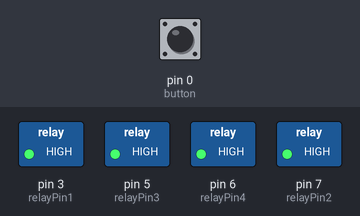
Bench run of a sketch on a simulated Arduino Uno, built with avr-gcc and run on an emulated ATmega328P. Parts: switched loads named in the sketch (green lamp = pin HIGH). The test bench sets the inputs (shaded band); at power-on: pin 0 (button) HIGH.

Above: at 1.2 s.
1.3 s: pin 0 (button) pulled LOW for 0.15 s
At 1.9 s:
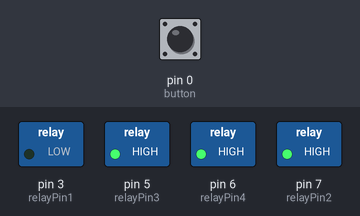
At 31.9 s:
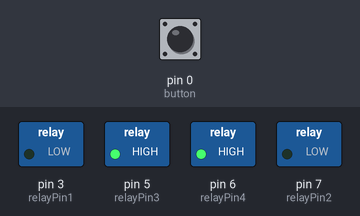
Timing chart, 0 to 52.8 s (numbered marks = the images above; inputs shaded):
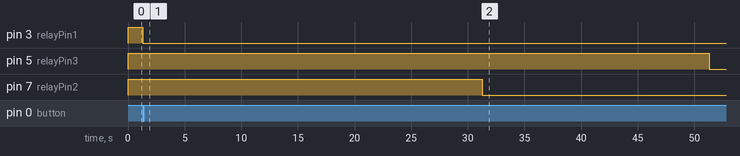

Measured:
- after the input at 1.3 s, pin 3 (relayPin1): HIGH → LOW at once; pin 5 (relayPin3): HIGH → LOW after 50.0 s; pin 7 (relayPin2): HIGH → LOW after 30.0 s

The sketch:

stendPAR.ino
```cpp
int button = 0; // сигнал кнопки, 2 провод в землю

const byte relayPin1 = 3; // вода (синий)
const byte relayPin2 = 7; // воздух (зеленый)
const byte relayPin3 = 5; // топка (желтый мерцание)
const byte relayPin4 = 6; // паронагреватель (красный)


void setup() {

 pinMode(button, INPUT); // назначение кнопки (контакты)

 pinMode(relayPin1, OUTPUT);  // назначение реле
 pinMode(relayPin2, OUTPUT);  // назначение реле
 pinMode(relayPin3, OUTPUT);  // назначение реле
 pinMode(relayPin4, OUTPUT);  // назначение реле

 digitalWrite(relayPin1, HIGH); // реле в выключенное состояние при включении ардуино
 digitalWrite(relayPin2, HIGH); // реле в выключенное состояние при включении ардуино
 digitalWrite(relayPin3, HIGH); // реле в выключенное состояние при включении ардуино
 digitalWrite(relayPin4, HIGH); // реле в выключенное состояние при включении ардуино


}

void loop() {
  if (digitalRead(button) == LOW ) { // при замыкании контактов запускаются таймеры с включением лампочек по очереди
  digitalWrite(relayPin1, LOW); //включение синей лампы
  delay(30000); // задержка 30 секунд
  digitalWrite(relayPin2, LOW); //включение зеленой лампы
  delay(20000); // задержка 20 секунд
  digitalWrite(relayPin3, LOW); //желтая лампа
  delay(30000); // задержка 30 секунд
  digitalWrite(relayPin4, LOW); //красная лампа
  delay(10000); // задержка 10 секунд
  digitalWrite(relayPin1, HIGH); // выключение ламп после прохождение всех таймеров
  digitalWrite(relayPin2, HIGH); // выключение ламп после прохождение всех таймеров
  digitalWrite(relayPin3, HIGH); // выключение ламп после прохождение всех таймеров
  digitalWrite(relayPin4, HIGH); // выключение ламп после прохождение всех таймеров

}
else {   // выключение ламп если контакты разомкнуты
  digitalWrite(relayPin1, HIGH);
  digitalWrite(relayPin2, HIGH);
  digitalWrite(relayPin3, HIGH);
  digitalWrite(relayPin4, HIGH);
  }
}
```
